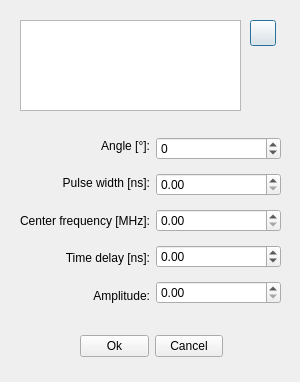
<?xml version="1.0" encoding="UTF-8"?>
<ui version="4.0">
 <class>TFSFSettings</class>
 <widget class="QDialog" name="TFSFSettings">
  <property name="geometry">
   <rect>
    <x>0</x>
    <y>0</y>
    <width>300</width>
    <height>382</height>
   </rect>
  </property>
  <property name="minimumSize">
   <size>
    <width>300</width>
    <height>382</height>
   </size>
  </property>
  <property name="maximumSize">
   <size>
    <width>300</width>
    <height>382</height>
   </size>
  </property>
  <property name="windowTitle">
   <string>Dialog</string>
  </property>
  <widget class="QWidget" name="layoutWidget">
   <property name="geometry">
    <rect>
     <x>80</x>
     <y>330</y>
     <width>143</width>
     <height>32</height>
    </rect>
   </property>
   <layout class="QHBoxLayout" name="horizontalLayout">
    <item>
     <widget class="QPushButton" name="Ok">
      <property name="focusPolicy">
       <enum>Qt::NoFocus</enum>
      </property>
      <property name="text">
       <string>Ok</string>
      </property>
     </widget>
    </item>
    <item>
     <widget class="QPushButton" name="Cancel">
      <property name="focusPolicy">
       <enum>Qt::NoFocus</enum>
      </property>
      <property name="text">
       <string>Cancel</string>
      </property>
     </widget>
    </item>
   </layout>
  </widget>
  <widget class="QWidget" name="layoutWidget">
   <property name="geometry">
    <rect>
     <x>20</x>
     <y>130</y>
     <width>261</width>
     <height>181</height>
    </rect>
   </property>
   <layout class="QHBoxLayout" name="horizontalLayout_2">
    <item>
     <layout class="QVBoxLayout" name="verticalLayout_2">
      <item>
       <widget class="QLabel" name="label_angle">
        <property name="text">
         <string>Angle [°]:</string>
        </property>
        <property name="alignment">
         <set>Qt::AlignRight|Qt::AlignTrailing|Qt::AlignVCenter</set>
        </property>
       </widget>
      </item>
      <item>
       <widget class="QLabel" name="label_pulse_width">
        <property name="text">
         <string>Pulse width [ns]:</string>
        </property>
        <property name="alignment">
         <set>Qt::AlignRight|Qt::AlignTrailing|Qt::AlignVCenter</set>
        </property>
       </widget>
      </item>
      <item>
       <widget class="QLabel" name="label_center_frequency">
        <property name="text">
         <string>Center frequency [MHz]:</string>
        </property>
        <property name="alignment">
         <set>Qt::AlignRight|Qt::AlignTrailing|Qt::AlignVCenter</set>
        </property>
       </widget>
      </item>
      <item>
       <widget class="QLabel" name="label_time_delay">
        <property name="text">
         <string>Time delay [ns]:</string>
        </property>
        <property name="alignment">
         <set>Qt::AlignRight|Qt::AlignTrailing|Qt::AlignVCenter</set>
        </property>
       </widget>
      </item>
      <item>
       <widget class="QLabel" name="label_amplitude">
        <property name="text">
         <string>Amplitude:</string>
        </property>
        <property name="alignment">
         <set>Qt::AlignRight|Qt::AlignTrailing|Qt::AlignVCenter</set>
        </property>
       </widget>
      </item>
     </layout>
    </item>
    <item>
     <layout class="QVBoxLayout" name="verticalLayout">
      <property name="sizeConstraint">
       <enum>QLayout::SetMinimumSize</enum>
      </property>
      <item>
       <widget class="QSpinBox" name="Angle">
        <property name="locale">
         <locale language="English" country="UnitedStates"/>
        </property>
        <property name="minimum">
         <number>-359</number>
        </property>
        <property name="maximum">
         <number>359</number>
        </property>
       </widget>
      </item>
      <item>
       <widget class="QDoubleSpinBox" name="PulseWidth">
        <property name="locale">
         <locale language="English" country="UnitedStates"/>
        </property>
        <property name="maximum">
         <double>9999.000000000000000</double>
        </property>
       </widget>
      </item>
      <item>
       <widget class="QDoubleSpinBox" name="CenterFrequency">
        <property name="locale">
         <locale language="English" country="UnitedStates"/>
        </property>
        <property name="maximum">
         <double>9999.000000000000000</double>
        </property>
       </widget>
      </item>
      <item>
       <widget class="QDoubleSpinBox" name="TimeDelay">
        <property name="maximumSize">
         <size>
          <width>16777215</width>
          <height>16777215</height>
         </size>
        </property>
        <property name="locale">
         <locale language="English" country="UnitedStates"/>
        </property>
        <property name="minimum">
         <double>-9999.000000000000000</double>
        </property>
        <property name="maximum">
         <double>9999.000000000000000</double>
        </property>
       </widget>
      </item>
      <item>
       <widget class="QDoubleSpinBox" name="Amplitude">
        <property name="locale">
         <locale language="English" country="UnitedStates"/>
        </property>
        <property name="maximum">
         <double>9999.000000000000000</double>
        </property>
       </widget>
      </item>
     </layout>
    </item>
   </layout>
  </widget>
  <widget class="QPushButton" name="square">
   <property name="geometry">
    <rect>
     <x>250</x>
     <y>20</y>
     <width>26</width>
     <height>26</height>
    </rect>
   </property>
   <property name="text">
    <string/>
   </property>
   <property name="icon">
    <iconset resource="resources.qrc">
     <normaloff>:/images/square.png</normaloff>:/images/square.png</iconset>
   </property>
  </widget>
  <widget class="QTableView" name="coordinates">
   <property name="geometry">
    <rect>
     <x>20</x>
     <y>20</y>
     <width>221</width>
     <height>91</height>
    </rect>
   </property>
  </widget>
 </widget>
 <resources>
  <include location="resources.qrc"/>
 </resources>
 <connections/>
</ui>
